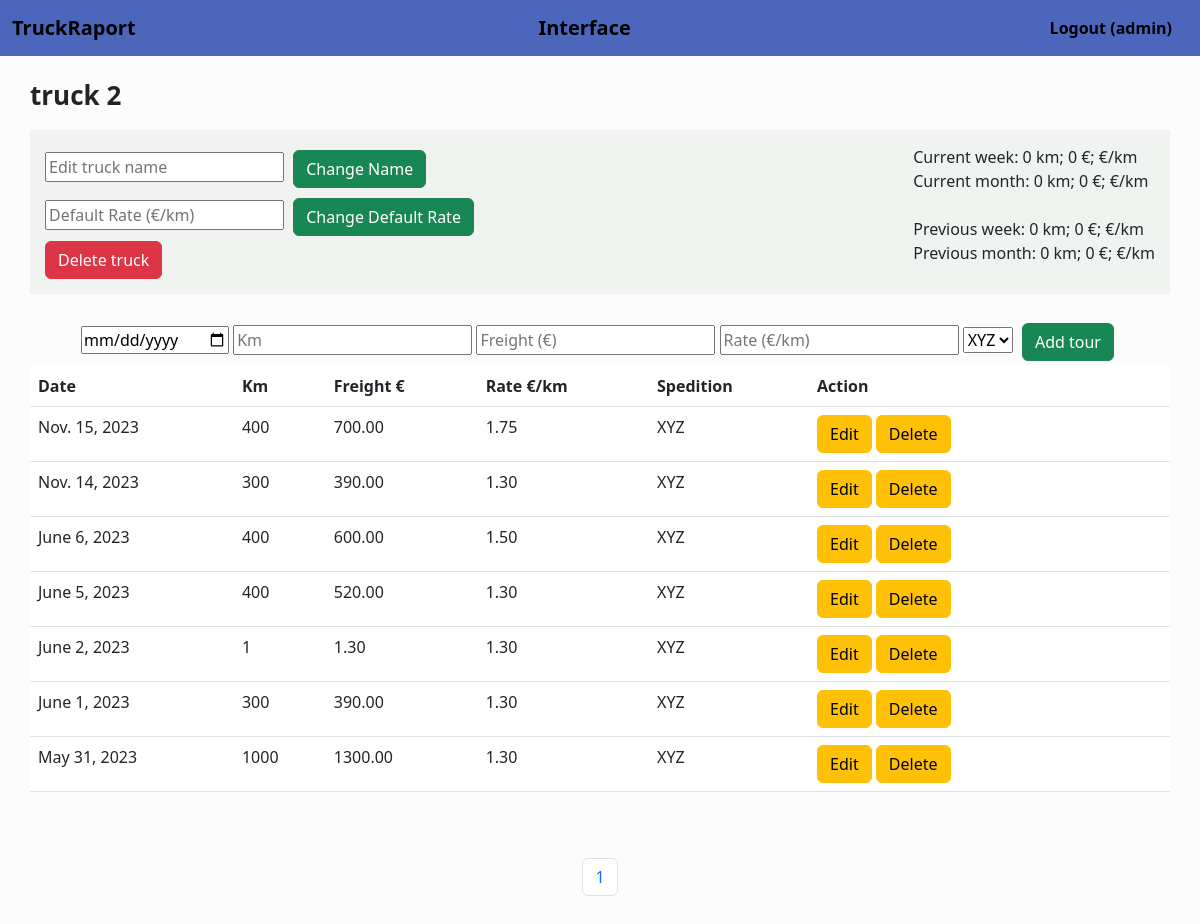
Screenshot of /trucks/23 (signed in) with the database file from the repository.
### truck/models.py (models this page shows, shortened)
class User(AbstractUser):
    id = models.AutoField(primary_key=True)
    default_rate = models.DecimalField(max_digits=10, decimal_places=2, default=1.3)
    def __str__(self):
        return f"{self.username}"

class Truck(models.Model):
    id = models.AutoField(primary_key=True)
    user = models.ForeignKey(User, on_delete=models.CASCADE)
    name = models.CharField(max_length=20, default="Default")
    normalized_name = models.CharField(max_length=20, default="Default")

class Tour(models.Model):
    id = models.AutoField(primary_key=True)
    user = models.ForeignKey(User, on_delete=models.CASCADE)
    truck = models.ForeignKey(Truck, on_delete=models.CASCADE)
    freight = models.DecimalField(max_digits=10, decimal_places=2)
    km = models.IntegerField(blank=True, null=True)
    rate = models.DecimalField(max_digits=10, decimal_places=2)
    date= models.DateField()
    spedition = models.ForeignKey(Spedition, on_delete=models.CASCADE, related_name="sped")

class Spedition (models.Model):
    id = models.AutoField(primary_key=True)
    name = models.CharField(max_length=30)
    user = models.ForeignKey(User, on_delete=models.CASCADE)
    def __str__(self):
        return f"{self.name}"

### truck/views.py (the view)
# urls.py: path("trucks/<int:truck_id>", views.truck_view, name="truck_view"),
def truck_view(request, truck_id):
    truck = Truck.objects.get(pk = truck_id)
    if request.method == "POST":
        form = TourForm(request.POST)
        if form.is_valid():
            freight = form.cleaned_data["Freight"]
            km = form.cleaned_data["Km"]
            date = form.cleaned_data["Date"]
            rate = freight/km
            spedition = Spedition.objects.get(pk=int(request.POST["spedition"]))
            tour = Tour(user=request.user, truck=truck, freight=freight, km=km, date=date, rate=rate, spedition=spedition)
            tour.save()
            return HttpResponseRedirect(reverse("truck_view", args=(truck_id,)))
        else:
            return HttpResponseRedirect(reverse("truck_view", args=(truck_id,)))
    else:
        tours = Tour.objects.filter(truck=truck).order_by("-date")
        paginator = Paginator(tours, 30)
        page_number = request.GET.get('page')
        tours_pagin = paginator.get_page(page_number)
        week = []
        month = []
        prev_week = []
        prev_month = []
        date = datetime.now()
        for tour in tours:
            if tour.date.isocalendar().week == date.isocalendar().week and tour.date.isocalendar().year == date.isocalendar().year:
                tour_week = {
                    "km": tour.km,
                    "freight": tour.freight
                }
                week.append(tour_week)
            elif tour.date.isocalendar().week == date.isocalendar().week - 1 and tour.date.isocalendar().year == date.isocalendar().year:
                tour_week = {
                    "km": tour.km,
                    "freight": tour.freight
                }
                prev_week.append(tour_week)
            if datetime.now().month == tour.date.month and tour.date.isocalendar().year == date.isocalendar().year:
                tour_month = {
                    "km": tour.km,
                    "freight": tour.freight
                }
                month.append(tour_month)
            elif datetime.now().month - 1 == tour.date.month and tour.date.isocalendar().year == date.isocalendar().year:
                tour_month = {
                    "km": tour.km,
                    "freight": tour.freight
                }
                prev_month.append(tour_month)
        if week:
            current_week = dict(functools.reduce(operator.add,
            map(collections.Counter, week)))
            current_week = {
                "km": current_week["km"],
                "freight": current_week["freight"],
                "rate": "{:.3f}".format(current_week["freight"]/current_week["km"])
            }
        else:
            current_week = {
                "km": 0,
                "freight": 0,
                "rate": "",
            }
        if month:
            current_month = dict(functools.reduce(operator.add,
            map(collections.Counter, month)))
            current_month = {
                "km": current_month["km"],
                "freight": current_month["freight"],
                "rate": "{:.3f}".format(current_month["freight"]/current_month["km"])
            }
        else:
            current_month = {
                "km": 0,
                "freight": 0,
                "rate": "",
            }
        if prev_week:
            previous_week = dict(functools.reduce(operator.add,
            map(collections.Counter, prev_week)))
            previous_week = {
                "km": previous_week["km"],
                "freight": previous_week["freight"],
                "rate": "{:.3f}".format(previous_week["freight"]/previous_week["km"])
            }
        else:
            previous_week = {
                "km": 0,
                "freight": 0,
                "rate": "",
            }
        if prev_month:
            previous_month = dict(functools.reduce(operator.add,
            map(collections.Counter, prev_month)))
            previous_month = {
                "km": previous_month["km"],
                "freight": previous_month["freight"],
                "rate": "{:.3f}".format(previous_month["freight"]/previous_month["km"])
            }
        else:
            previous_month = {
                "km": 0,
                "freight": 0,
                "rate": "",
            }
        return render(request, "truck/truck.html", {
            "truck": truck,
            "Tour": TourForm(),
            "Default_rate": RateForm(),
            "tours": tours_pagin,
            "edit": EditTruckForm(),
            "week": current_week,
            "month": current_month,
            "prev_week": previous_week,
            "prev_month": previous_month,
            "speditions": Spedition.objects.filter(user=request.user)
        })

### truck/views.py
class TourForm(forms.Form):
    Freight = forms.FloatField(
        label = "Freight", min_value = 0.1,
        widget=forms.NumberInput(attrs={'placeholder': 'Freight (€)'})
    )
    Km = forms.IntegerField(
        label='Km', min_value = 1,
        widget=forms.NumberInput(attrs={'placeholder': 'Km'})
        )
    Date = forms.DateField(widget=forms.DateInput(attrs={'type': 'date'}))
    Rate = forms.FloatField(
        label = "Rate", min_value = 0.1,
        widget=forms.NumberInput(attrs={'placeholder': 'Rate (€/km)'})
    )
    Id = forms.IntegerField(
        label='id', min_value = 1, required=False,
        widget=forms.NumberInput(attrs={'placeholder': 'id'})
        )

class RateForm(forms.Form):
    Default_rate = forms.FloatField(
        label = "Default rate", min_value = 0.1,
        widget=forms.NumberInput(attrs={'placeholder': 'Default Rate (€/km)'})
    )

### truck/templates/truck/truck.html (shortened to what this page needs)
{% extends "truck/layout.html" %}
{% load static %}
{% block body %}
<div id="trucks_body">
  <div id="truck_name">
    {{ truck.name }}
  </div>
<div id="all">
  <div id="truck_forms">
  {{ edit.New_name }} <input class="btn btn-success" data-id="{{ truck.id }}" id="change_truck" type="submit" value="Change Name">
  <br>
  {{ Default_rate.Default_rate }} <input class="btn btn-success" id="change_rate" type="submit" value="Change Default Rate">
  <br>
  <input class="btn btn-danger" id="delete_truck" type="button" value="Delete truck">
</div>
<div id="stats">
Current week: {{ week.km }} km; {{ week.freight }} €; {{ week.rate }} €/km
<br>
Current month: {{ month.km }} km; {{ month.freight }} €;  {{ month.rate }} €/km
<br><br>
Previous week: {{ prev_week.km }} km; {{ prev_week.freight }} €; {{ prev_week.rate }} €/km
<br>
Previous month: {{ prev_month.km }} km; {{ prev_month.freight }} €; {{ prev_month.rate }} €/km
</div>
</div>
<br>
<div id="add_tour_form">
<form action="{% url 'truck_view' truck.id %}" method="post">
    {{ Tour.Date }} {{ Tour.Km }} {{ Tour.Freight }} {{ Tour.Rate }}
    <select name="spedition">
      {% for spedition in speditions %}
        <option value="{{ spedition.id }}">{{ spedition }}</option>
        {% endfor %}
    </select>
<input class="btn btn-success" id="add_tour" type="submit" value="Add tour">
</form>
</div>
<table class="table table-hover">
    <thead>
      <tr>
        <th scope="col">Date</th>
        <th scope="col">Km</th>
        <th scope="col">Freight €</th>
        <th scope="col">Rate €/km</th>
        <th scope="col">Spedition</th>
        <th scope="col">Action</th>
        <th scope="col"></th>
      </tr>
    </thead>
    <tbody>
        {% for tour in tours %}
      <tr data-id="{{ tour.id }}">
        <td>{{ tour.date }}</td>
        <td>{{ tour.km }}</td>
        <td>{{ tour.freight }}</td>
        <td>{{ tour.rate }}</td>
        <td>{{ tour.spedition }}</td>
        <td> <button type="button" id="edit" data-id="{{ tour.id }}" class="btn btn-warning">Edit</button>
          <button type="button" id="delete" data-id="{{ tour.id }}" class="btn btn-warning">Delete</button>
        </td><td style="width: 100px;">
        </td>
      </tr>
      {% endfor %}
    </tbody>
  </table>
  <nav aria-label="Page navigation example" style="padding: 50px;">
    <ul class="pagination justify-content-center">
          <li class="page-item"><a class="page-link">{{ tours.number }}</a></li>
</ul>
</nav>
</div>
{% endblock %}

### truck/templates/truck/layout.html (shortened to what this page needs)
{% load static %}
<!DOCTYPE html>
<html lang="en">
    <head>
        <link href="https://cdn.jsdelivr.net/npm/bootstrap@5.3.0-alpha1/dist/css/bootstrap.min.css" rel="stylesheet">
        <link href="{% static 'truck/styles.css' %}" rel="stylesheet">
    </head>
    <body>
        <nav class="navbar navbar-expand-lg navbar-light", style="background-color: #4c66bc;">
            <div class="container-fluid">
              <a class="navbar-brand" href="{% url 'index' %}"><b>TruckRaport</b></a>
              <a class="navbar-brand" href="{% url 'trucks' %}"><b>Interface</b></a>
              <ul class="nav justify-content-end">
                    {% if user.is_authenticated %}
                    <li class="nav-item">
                      <a class="nav-link" href="{% url 'logout' %}" style="color: black"><b>Logout ({{ user }})</b></a>
                    </li>
                    {% endif %}
                </ul>
              </div>
          </nav>
                {% block body %}
                {% endblock %}
    </body>
</html>

### truck/static/truck/styles.css (style rules this page uses)
table { background-color: #f1f3f1; }
.btn-success { margin: 5px; }
body { background-color: #fcfcfc; border-radius: 5px; }
#trucks_body { margin: auto; width: 95%; border-radius: 5px; }
#stats { background-color: #f1f3f1; padding: 15px; border-radius: 5px; }
#truck_name { font-weight: bold; font-size: 26px; margin-top: 20px; margin-bottom: 15px; }
#all { display: flex; justify-content: space-between; background-color: #f1f3f1; }
#truck_forms { background-color: #f1f3f1; border-radius: 5px; padding: 15px; }
#add_tour_form { text-align: center; }

### rows the page displays
User: username "admin"
Truck: name "truck 2"
Tour: date "Nov. 15, 2023", km "400", freight "700.00", rate "1.75", spedition "XYZ"
Tour: date "Nov. 14, 2023", km "300", freight "390.00", rate "1.30", spedition "XYZ"
Tour: date "June 6, 2023", km "400", freight "600.00", rate "1.50", spedition "XYZ"
Tour: date "June 5, 2023", km "400", freight "520.00", rate "1.30", spedition "XYZ"
Tour: date "June 2, 2023", km "1", freight "1.30", rate "1.30", spedition "XYZ"
Tour: date "June 1, 2023", km "300", freight "390.00", rate "1.30", spedition "XYZ"
Tour: date "May 31, 2023", km "1000", freight "1300.00", rate "1.30", spedition "XYZ"

### other values shown
{{ week.km }} "0"
{{ week.freight }} "0"
{{ month.km }} "0"
{{ month.freight }} "0"
{{ prev_week.km }} "0"
{{ prev_week.freight }} "0"
{{ prev_month.km }} "0"
{{ prev_month.freight }} "0"
{{ tours.number }} "1"
form field spedition "XYZ"
